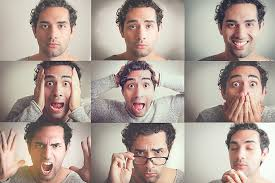
#> input picture emotion_recognition/download.jpg, 275 x 183 px, given in place of the camera
$ python Facedetection-from-cameray.py
#> lines starting #> are read from the running program, lines starting #| are printed output that depends on the picture; after the words box and inside, x2 and y2 are one past the last pixel; in counts of white or black regions, pixels touching at a corner belong together
import cv2
import imutils

# Open the video capture object
cam = cv2.VideoCapture(0)

# Path to the face detection algorithm (XML file)
algo = 'haarcascade_frontalface_default.xml'

# Load the face detection cascade classifier
loadalgo = cv2.CascadeClassifier(algo)

# Main loop for video processing
while True :

    # Capture a frame from the video
    _,img = cam.read()
#> img is the input picture: shape (183, 275, 3); mean B, G, R 152.7, 162.3, 177.8

    # Check if frame capture was successful
    if img is None :
        print('video ended')
        break

    # Resize the frame
    img = imutils.resize(img , width=700)
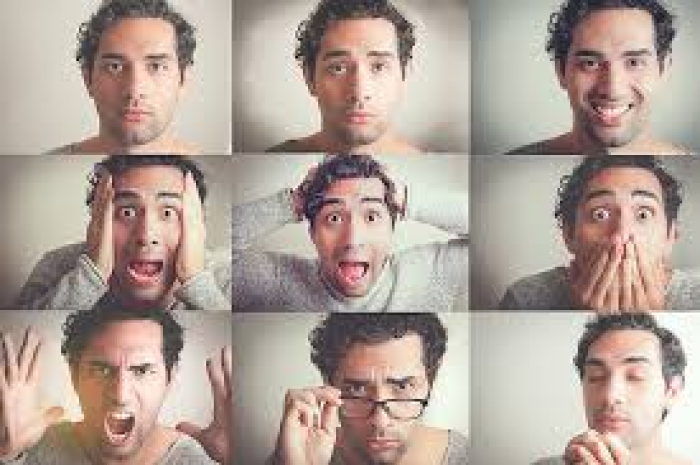
#> img: shape (465, 700, 3); mean B, G, R 152.7, 162.3, 177.8

    # Convert the frame to grayscale for face detection
    grayimg = cv2.cvtColor(img ,cv2.COLOR_BGR2GRAY)
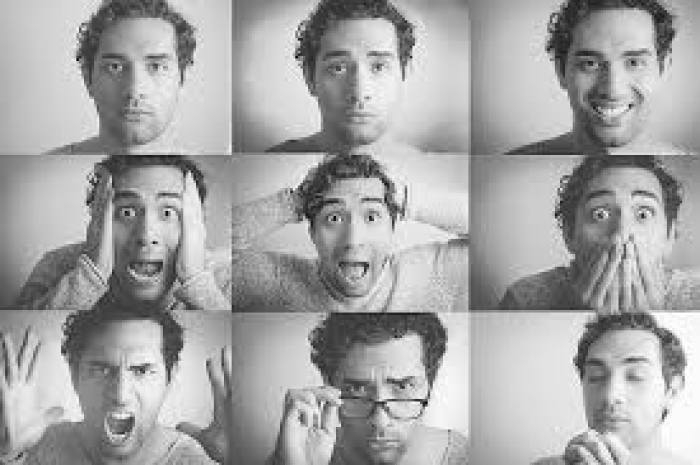
#> grayimg: shape (465, 700); min 3, max 255, mean 165.8

    # Detect faces using the loaded cascade classifier
    face = loadalgo.detectMultiScale(grayimg , scaleFactor=1.3 ,minNeighbors=4)
#> face = [[614, 173, 56, 56], [305, 180, 97, 97], [64, 325, 115, 115], [80, 23, 109, 109], [302, 19, 115, 115], [554, 16, 117, 117], [94, 168, 106, 106], [565, 164, 116, 116], [558, 329, 116, 116], [321, 342, 116, 116]]

    # Draw a green rectangle around the detected face
    for (x, y, w, h) in face :
        cv2.rectangle(img , (x,y),(x+w , y+h),(0,255,0),5)
#> this loop made 10 passes
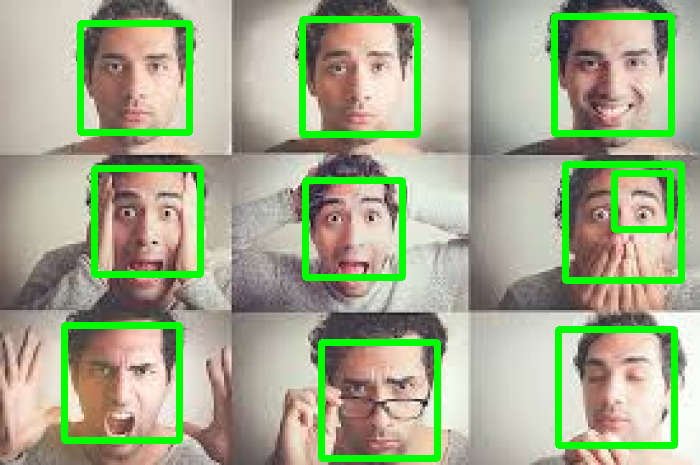
#> img: shape (465, 700, 3); 9.08% of pixels changed, all inside (x1, y1, x2, y2) = (61, 13, 685, 462)

    # Display information for quitting the video
    info = 'To quit the video : press Q '
    cv2.putText(img, info,(250,20),cv2.FONT_HERSHEY_SIMPLEX, 0.5,(102,102,0),2)
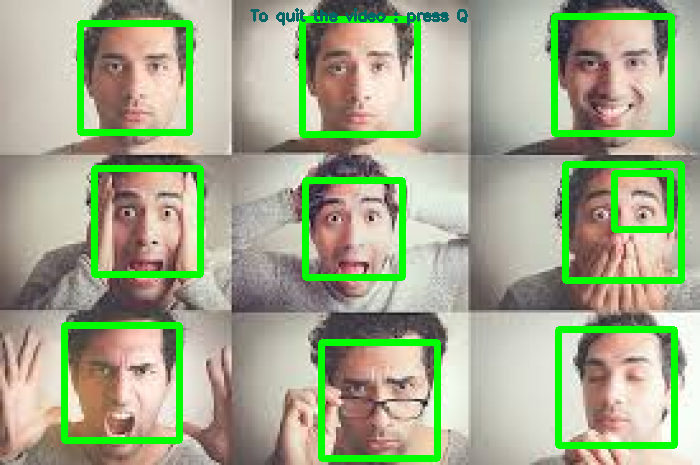
#> img: shape (465, 700, 3); 0.38% of pixels changed, all inside (x1, y1, x2, y2) = (250, 8, 468, 26)

    # Display the frame with detected faces
    cv2.imshow('Face detection',img)

    # Wait for a key press for 10 milliseconds
    key = cv2.waitKey(10)
#> (key q is pressed here)

    # If 'q' key is pressed, exit the loop
    if key == ord('q'):
        break

# Releas the video and close the window
cam.release()
cv2.destroyAllWindows()

$ run again, on emotion_recognition/face_emotion.png
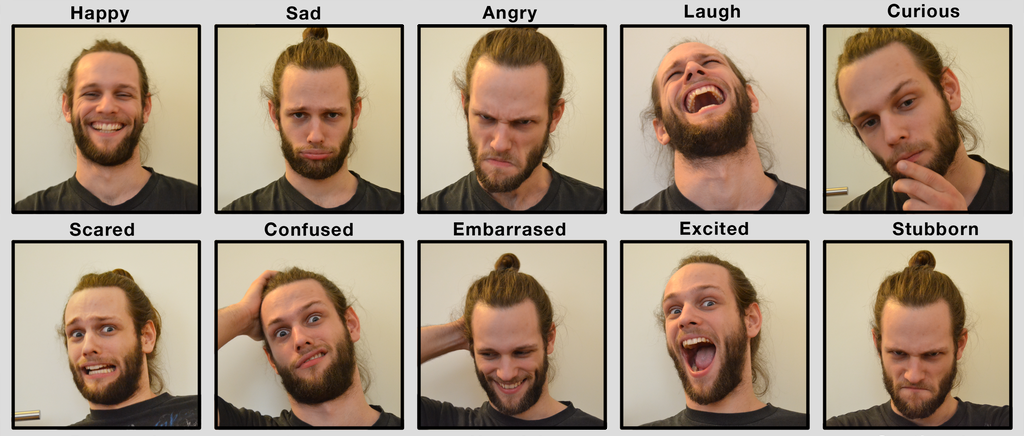
#> input picture emotion_recognition/face_emotion.png, 1024 x 436 px, given in place of the camera
#> img is the input picture: shape (436, 1024, 3); mean B, G, R 129.7, 149.1, 168.1
#> `grayimg = cv2.cvtColor(img ,cv2.COLOR_BGR2GRAY)`:
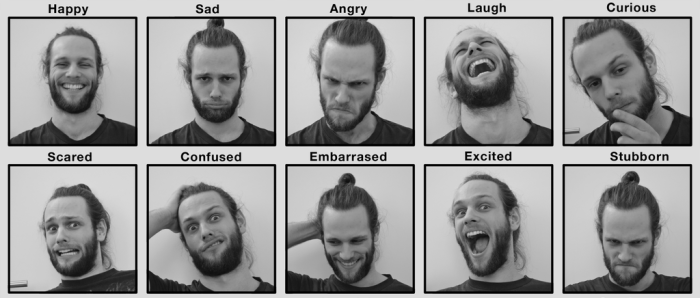
#> grayimg: shape (298, 700); min 0, max 234, mean 152.6
#> face = [[44, 41, 58, 58], [184, 55, 64, 64], [311, 59, 65, 65], [436, 180, 71, 71], [28, 198, 69, 69], [319, 221, 57, 57], [596, 222, 59, 59], [171, 193, 69, 69]]
#> the loop `for (x, y, w, h) in face :` made 8 passes
#> `cv2.putText(img, info,(250,20),cv2.FONT_HERSHEY_SIMPLEX, 0.5,(102,102,..`:
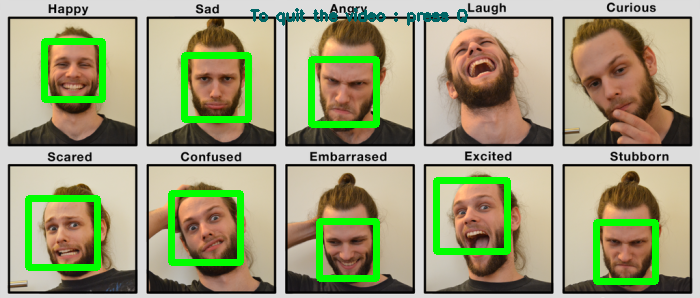
#> img: shape (298, 700, 3); mean B, G, R 122.4, 157.3, 156.4
